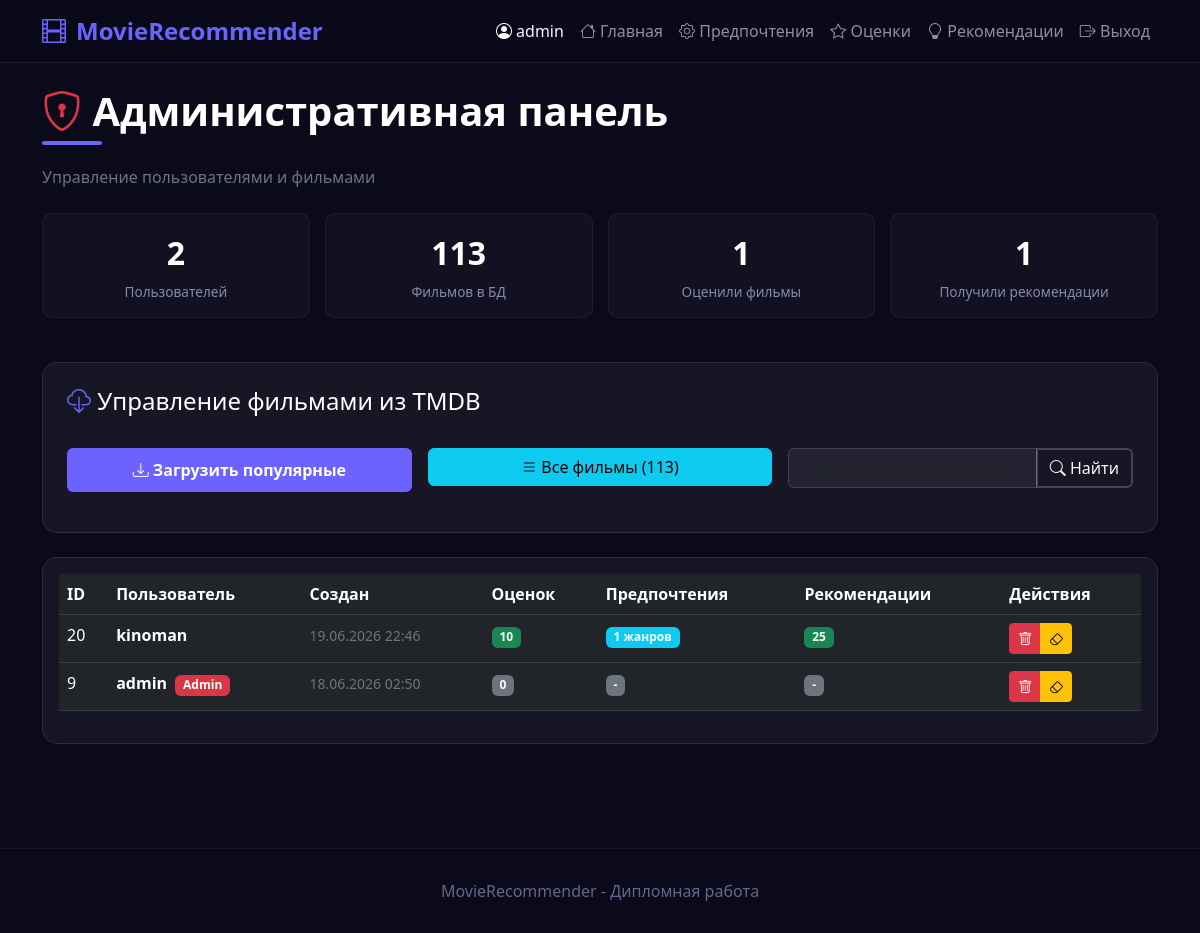
The page /admin (signed in) on the database as committed earlier.
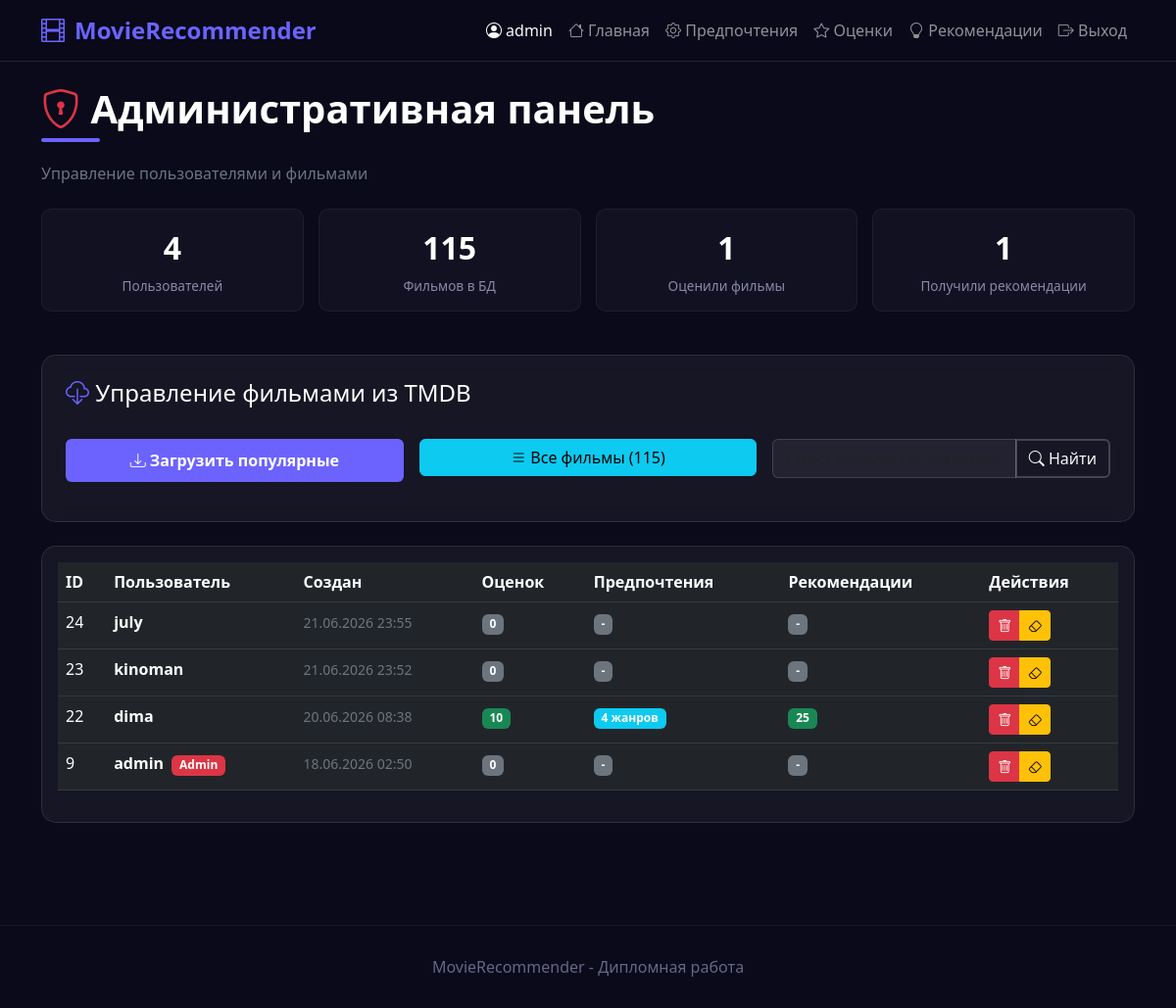
The same page on the database as committed later.
### tables this page shows
CREATE TABLE users (
                    user_id INTEGER PRIMARY KEY AUTOINCREMENT,
                    session_id TEXT UNIQUE NOT NULL,
                    created_at TEXT NOT NULL,
                    updated_at TEXT NOT NULL,
                    preferences TEXT DEFAULT '{}',
                    ratings TEXT DEFAULT '{}',
                    recommendations TEXT DEFAULT '{}',
                    last_recommended_at TEXT
                , username TEXT, password_hash TEXT, email TEXT, skipped TEXT DEFAULT "{}", is_admin INTEGER DEFAULT 0);

### app.py (the view)
@app.route('/admin')
def admin():
    if 'user_id' not in session:
        return redirect(url_for('login'))
    user = db.get_user_by_id(session['user_id'])
    if not user:
        session.clear()
        return redirect(url_for('login'))
    if not user.is_admin:
        flash('Доступ запрещён. Требуются права администратора.', 'danger')
        return redirect(url_for('index'))
    all_users = db.get_all_users()
    all_movies = db.get_all_movies()  # Получаем все фильмы
    return render_template('admin.html',
                         users=all_users,
                         movies=all_movies)  # Передаём movies в шаблон

### database.py (called while the page is built)
    @contextmanager
    def get_connection(self):
        conn = sqlite3.connect(self.db_path)
        conn.row_factory = sqlite3.Row
        try:
            yield conn
            conn.commit()
        except Exception as e:
            conn.rollback()
            raise e
        finally:
            conn.close()

    def get_user_by_id(self, user_id: int) -> Optional[User]:
        with self.get_connection() as conn:
            cursor = conn.cursor()
            cursor.execute('SELECT * FROM users WHERE user_id = ?', (user_id,))
            row = cursor.fetchone()
        if row:
            return User.from_dict(dict(row))
        return None

    def get_all_users(self) -> List[User]:
        with self.get_connection() as conn:
            cursor = conn.cursor()
            cursor.execute('SELECT * FROM users ORDER BY created_at DESC')
            rows = cursor.fetchall()
        return [User.from_dict(dict(row)) for row in rows]

    def get_all_movies(self) -> List[Dict]:
        with self.get_connection() as conn:
            cursor = conn.cursor()
            cursor.execute('SELECT * FROM movies ORDER BY title')
            rows = cursor.fetchall()
        movies = []
        for row in rows:
            data = dict(row)
            data['genres'] = json.loads(data['genres'])
            data['actors'] = json.loads(data['actors'])
            data['directors'] = json.loads(data['directors'])
            movies.append(data)
        return movies

### models.py (called while the page is built)
    def get_rating_count(self) -> int:
        return len(self.ratings)

### templates/admin.html (shortened to what this page needs)
{% extends "base.html" %}
{% block content %}
<div class="row">
    <div class="col-12">
        <h1 class="section-title">
            <i class="bi bi-shield-lock" style="color: #dc3545;"></i>
            Административная панель
        </h1>
        <p class="text-secondary mb-4">Управление пользователями и фильмами</p>
    </div>
    <div class="col-12 mb-4">
        <div class="admin-stats">
            <div class="stat-card">
                <div class="stat-number">{{ users|length }}</div>
                <div class="stat-label">Пользователей</div>
            </div>
            <div class="stat-card">
                <div class="stat-number">
                    {{ movies|length if movies else 0 }}
                </div>
                <div class="stat-label">Фильмов в БД</div>
            </div>
            <div class="stat-card">
                <div class="stat-number">
                    {% set rated_users = users|selectattr('ratings', 'defined')|list|selectattr('ratings', 'ne', {})|list %}
                    {{ rated_users|length }}
                </div>
                <div class="stat-label">Оценили фильмы</div>
            </div>
            <div class="stat-card">
                <div class="stat-number">
                    {% set rec_users = users|selectattr('recommendations', 'defined')|list|selectattr('recommendations', 'ne', {})|list %}
                    {{ rec_users|length }}
                </div>
                <div class="stat-label">Получили рекомендации</div>
            </div>
        </div>
    </div>
    <div class="col-12 mb-4">
        <div class="card p-4">
            <h4 class="text-white">
                <i class="bi bi-cloud-download" style="color: #6c63ff;"></i>
                Управление фильмами из TMDB
            </h4>
            <div class="row g-3 mt-2">
                <div class="col-md-4">
                    <a href="{{ url_for('admin_update_movies') }}" class="btn btn-primary w-100" id="loadPopularBtn">
                        <i class="bi bi-download"></i> Загрузить популярные
                    </a>
                </div>
                <div class="col-md-4">
                    <a href="{{ url_for('admin_movies') }}" class="btn btn-info w-100">
                        <i class="bi bi-list"></i> Все фильмы ({{ movies|length if movies else 0 }})
                    </a>
                </div>
                <div class="col-md-4">
                    <div class="input-group">
                        <input type="text" class="form-control" id="searchMovieInput"
                            placeholder="Поиск фильма по названию..."
                            onkeypress="if(event.key==='Enter') searchMovies()">
                        <button class="btn btn-outline-light" id="searchMovieBtn" onclick="searchMovies()">
                            <i class="bi bi-search"></i> Найти
                        </button>
                    </div>
                </div>
            </div>
        </div>
    </div>
    <div class="col-12">
        <div class="card p-3">
            <div class="table-responsive">
                <table class="table table-dark table-hover">
                    <thead>
                        <tr>
                            <th>ID</th>
                            <th>Пользователь</th>
                            <th>Создан</th>
                            <th>Оценок</th>
                            <th>Предпочтения</th>
                            <th>Рекомендации</th>
                            <th>Действия</th>
                        </tr>
                    </thead>
                    <tbody>
                        {% for user in users %}
                        <tr>
                            <td>{{ user.user_id }}</td>
                            <td>
                                <strong class="text-white">{{ user.username or 'Аноним' }}</strong>
                                {% if user.is_admin %}
                                    <span class="badge bg-danger ms-1">Admin</span>
                                {% endif %}
                            </td>
                            <td>
                                <small class="text-secondary">
                                    {{ user.created_at.strftime('%d.%m.%Y %H:%M') if user.created_at else '-' }}
                                </small>
                            </td>
                            <td>
                                <span class="badge {% if user.get_rating_count() >= 10 %}bg-success{% else %}bg-secondary{% endif %}">
                                    {{ user.get_rating_count() }}
                                </span>
                            </td>
                            <td>
                                {% if user.preferences and user.preferences.get('genres') %}
                                    <span class="badge bg-info">
                                        {{ user.preferences.get('genres', [])|length }} жанров
                                    </span>
                                {% else %}
                                    <span class="badge bg-secondary">-</span>
                                {% endif %}
                            </td>
                            <td>
                                {% if user.recommendations and user.recommendations.get('items') %}
                                    <span class="badge bg-success">
                                        {{ user.recommendations.get('total_count', 0) }}
                                    </span>
                                {% else %}
                                    <span class="badge bg-secondary">-</span>
                                {% endif %}
                            </td>
                            <td>
                                <div class="btn-group btn-group-sm">
                                    <button class="btn btn-danger" onclick="deleteUser({{ user.user_id }})" title="Удалить пользователя">
                                        <i class="bi bi-trash"></i>
                                    </button>
                                    <button class="btn btn-warning" onclick="deleteRecommendations({{ user.user_id }})" title="Стереть предпочтения и оценки">
                                        <i class="bi bi-eraser"></i>
                                    </button>
                                </div>
                            </td>
                        </tr>
                        {% endfor %}
                    </tbody>
                </table>
            </div>
        </div>
    </div>
</div>
{% endblock %}

### templates/base.html (shortened to what this page needs)
<!DOCTYPE html>
<html lang="ru">
<head>
    <link href="https://cdn.jsdelivr.net/npm/bootstrap@5.3.0/dist/css/bootstrap.min.css" rel="stylesheet">
    <link rel="stylesheet" href="https://cdn.jsdelivr.net/npm/bootstrap-icons@1.11.0/font/bootstrap-icons.css">
</head>
<body>
    <nav class="navbar navbar-expand-lg navbar-dark">
        <div class="container">
            <a class="navbar-brand" href="{{ url_for('index') }}">
                <i class="bi bi-film"></i>MovieRecommender
            </a>
            <div class="collapse navbar-collapse" id="navbarNav">
                <ul class="navbar-nav ms-auto">
                    {% if session.user_id %}
                        <li class="nav-item">
                            <span class="nav-link text-light">
                                <i class="bi bi-person-circle"></i> {{ session.username }}
                            </span>
                        </li>
                        <li class="nav-item">
                            <a class="nav-link" href="{{ url_for('index') }}">
                                <i class="bi bi-house"></i> Главная
                            </a>
                        </li>
                        <li class="nav-item">
                            <a class="nav-link" href="{{ url_for('preferences') }}">
                                <i class="bi bi-gear"></i> Предпочтения
                            </a>
                        </li>
                        <li class="nav-item">
                            <a class="nav-link" href="{{ url_for('rating') }}">
                                <i class="bi bi-star"></i> Оценки
                            </a>
                        </li>
                        <li class="nav-item">
                            <a class="nav-link" href="{{ url_for('recommendations') }}">
                                <i class="bi bi-lightbulb"></i> Рекомендации
                            </a>
                        </li>
                        <li class="nav-item">
                            <a class="nav-link" href="{{ url_for('logout') }}">
                                <i class="bi bi-box-arrow-right"></i> Выход
                            </a>
                        </li>
                    {% endif %}
                </ul>
            </div>
        </div>
    </nav>
    <main class="py-4">
        <div class="container">
            {% block content %}{% endblock %}
        </div>
    </main>
    <footer class="footer">
        <div class="container text-center">
            <p class="mb-0">MovieRecommender - Дипломная работа</p>
        </div>
    </footer>
</body>
</html>

### templates/base.html (style rules this page uses)
:root { --primary-color: #6c63ff; --secondary-color: #4a47a3; --bg-dark: #0a0a1a; --bg-card: rgba(255, 255, 255, 0.05); --text-light: #e0e0e0; }
body { background: var(--bg-dark); color: var(--text-light); font-family: 'Segoe UI', Tahoma, Geneva, Verdana, sans-serif; min-height: 100vh; }
.navbar { background: rgba(10, 10, 26, 0.95) !important; backdrop-filter: blur(10px); border-bottom: 1px solid rgba(255, 255, 255, 0.1); }
.navbar-brand { color: var(--primary-color) !important; font-weight: 700; font-size: 1.5rem; }
.navbar-brand i { margin-right: 10px; }
.btn-primary { background: var(--primary-color); border: none; padding: 10px 30px; font-weight: 600; transition: all 0.3s; }
.btn-outline-light { border: 2px solid rgba(255, 255, 255, 0.2); }
.card { background: var(--bg-card); border: 1px solid rgba(255, 255, 255, 0.1); border-radius: 15px; backdrop-filter: blur(10px); transition: all 0.3s; }
.section-title { color: white; font-weight: 700; margin-bottom: 30px; position: relative; }
.section-title::after { content: ''; position: absolute; bottom: -10px; left: 0; width: 60px; height: 4px; background: var(--primary-color); border-radius: 2px; }
.form-control, .form-select { background: rgba(255, 255, 255, 0.05); border: 1px solid rgba(255, 255, 255, 0.15); color: white; }
.footer { margin-top: 80px; padding: 30px 0; border-top: 1px solid rgba(255, 255, 255, 0.05); color: #666688; }

### templates/admin.html (style rules this page uses)
.admin-stats { display: grid; grid-template-columns: repeat(auto-fit, minmax(150px, 1fr)); gap: 15px; margin-bottom: 20px; }
.admin-stats .stat-card { background: rgba(255,255,255,0.03); border: 1px solid rgba(255,255,255,0.05); border-radius: 10px; padding: 15px; text-align: center; }
.admin-stats .stat-card .stat-number { font-size: 2rem; font-weight: 700; color: white; }
.admin-stats .stat-card .stat-label { color: #8888aa; font-size: 0.85rem; margin-top: 5px; }

Rows that differ between the two databases and show on the page:
removed users: user_id "20", username "kinoman", created_at "19.06.2026 22:46", get_rating_count "10", preferences.get|length "1", recommendations.get "25"
added users: user_id "24", username "july", created_at "21.06.2026 23:55", get_rating_count "0"
added users: user_id "23", username "kinoman", created_at "21.06.2026 23:52", get_rating_count "0"
added users: user_id "22", username "dima", created_at "20.06.2026 08:38", get_rating_count "10", preferences.get|length "4", recommendations.get "25"
Other text that changed with them:
{{ users|length }}: "2" → "4"
{{ movies|length if movies else 0 }}: "113" → "115"
